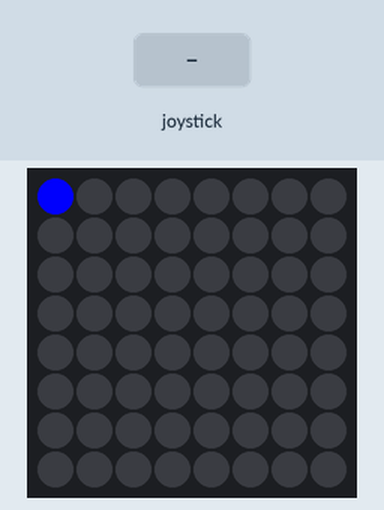
Bench run of a program on a simulated Raspberry Pi (BCM pin numbers) with a Sense HAT. Parts: the Sense HAT's 8×8 RGB LED matrix. The inputs (shaded band) are chosen by the test bench.

Above: at 1.2 s.
1.3 s: joystick pushed down
At 2.1 s:
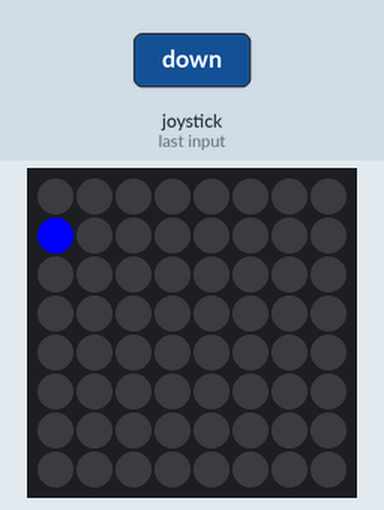
2.8 s: joystick pushed right
At 3.2 s:
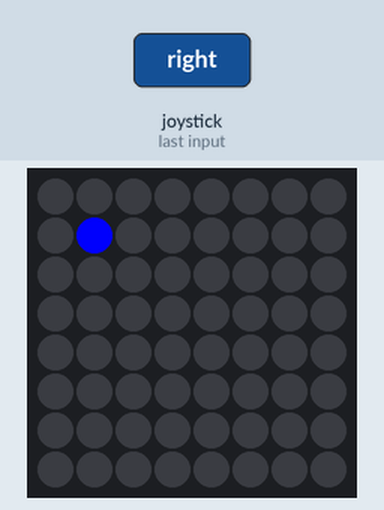
4.3 s: joystick pushed up
At 5.5 s:
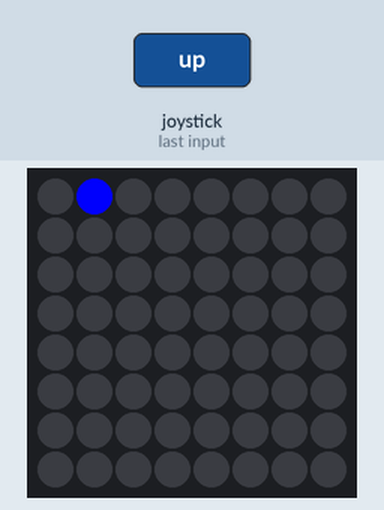
5.8 s: joystick pushed right
At 6.7 s:
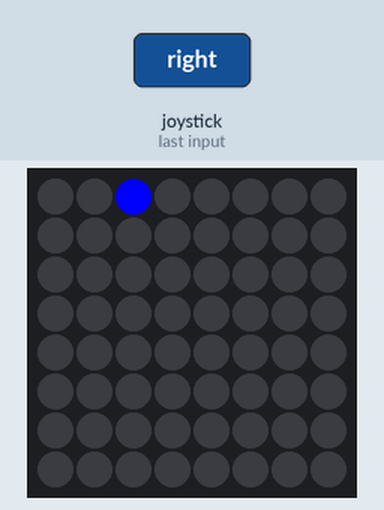
7.3 s: joystick pushed down
At 7.9 s:
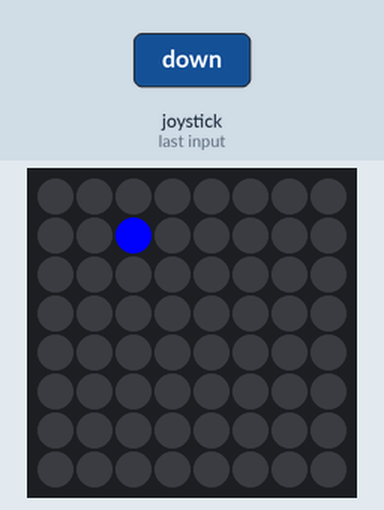
8.8 s: joystick pushed down
At 10.2 s:
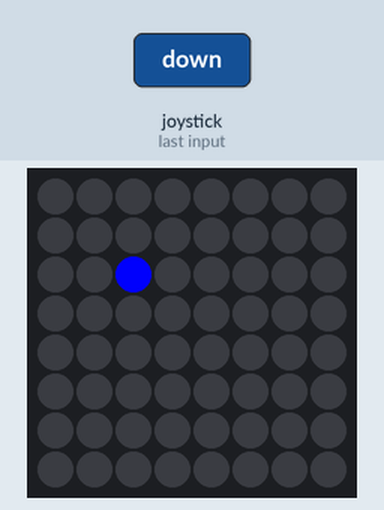
Timing chart, 0 to 11.3 s (numbered marks = the images above; inputs shaded):
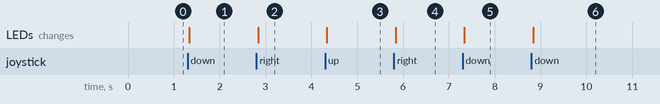

The program:

Joystick.py
```python
from sense_hat import SenseHat
from time import sleep
sense = SenseHat()
sense.clear()
black=(0,0,0)
x=0
y=0
while True:
    sense.set_pixel(x,y,(0,0,255))
    for event in sense.stick.get_events():
        #print("Joystic was {} {}".format(event.action,event.direction))
        if(event.action=="pressed" and event.direction =="down"):
            if(y<7):#check to make sure pixel is in range
                sense.set_pixel(x,y,black)#clear previous pixel
		y+=1
        if(event.action=="pressed" and event.direction == "right"):
            if(x<7):
		sense.set_pixel(x,y,black)
                x+=1
        if(event.action =="pressed" and event.direction == "up"):
            if(y>0):
		sense.set_pixel(x,y,black)
                y-=1
        if(event.action == "pressed" and event.direction == "left"):
            if(x>0):
		sense.set_pixel(x,y,black)
                x-=1

        if(event.action =="pressed" and event.direction =="middle"):
            sense.clear()
```

Measured:
- after the input at 1.3 s, the LEDs: change at once (image 1)
- after the input at 2.8 s, the LEDs: change at once (image 2)
- after the input at 4.3 s, the LEDs: change at once (image 3)
- after the input at 5.8 s, the LEDs: change at once (image 4)
- after the input at 7.3 s, the LEDs: change at once (image 5)
- after the input at 8.8 s, the LEDs: change at once (image 6)
